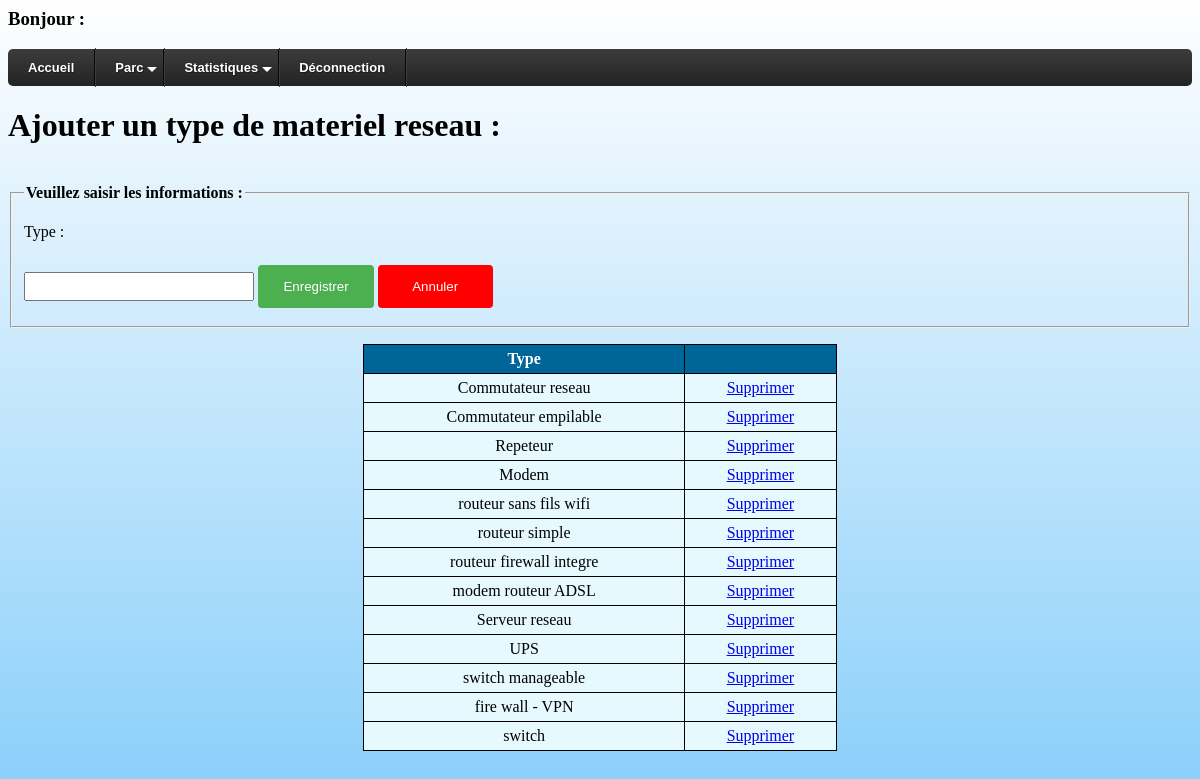
Screenshot of /ajouter/type/type_materielres.php with the database file from the repository.
### tables this page shows
CREATE TABLE `type_materielres` (
  `id` int(22) NOT NULL,
  `type` text NOT NULL
);

### ajouter/type/type_materielres.php (the view, shortened to what this page needs)
<?php
$req = "select * from type_materielres order by id";
$rs=mysql_query($req);
echo"<h3>Bonjour : ".$_SESSION["login"]."</h3>";
?>
<!DOCTYPE html>
<html lang=''>
<head>
   <link rel="stylesheet" href="../../css/styles1.css">
</head>
<body>
  <div id='cssmenu'>
  <ul>
    <li><a href='../../home.php'><span>Accueil</span></a></li>
     <li class='active has-sub'><a href='#'><span>Parc</span></a>
           </li>
     <li class='active has-sub'><a href='#'><span>Statistiques</span></a>
     </li>
     <li class='last'><a href='deco.php'><span>Déconnection</span></a></li>
  </ul>
  </div>
<h1 align="">Ajouter un type de materiel reseau :</h1><br />
<form method="post" action="">
                     <fieldset>
                       <legend><strong>Veuillez saisir les informations : </strong></legend>
                     <p>Type :</p>
                     <input type="text" name="type">
                     <input name="enregistrer" type="submit" value="Enregistrer">
                     <a href="../ajouter_materielres.php">
                         <input type="button" value="Annuler">
                     </a>
                 </fieldset>
      </form>
      <table class="tab" border="1" width="40%" align="center">
         <tr><th>Type</th>
         <th></th></tr>
         <?php while($ET=mysql_fetch_assoc($rs)) { ?>
         <tr>
           <td><?php echo($ET['type'])?></td>
             <td><a href="type_materielres.php?delid=<?php echo($ET['id'])?>">Supprimer</a></td>
         </tr>
         <?php } ?>
      </table>
    </body>
</html>

### css/styles1.css (style rules this page uses)
input[type=submit] { width: 10%; background-color: #4CAF50; color: white; padding: 14px 20px; margin: 8px 0; border: none; border-radius: 4px; cursor: pointer; }
input[type=text] , input[type=email] , input[type=date] { width: 20%; padding: 5px; box-sizing: border-box; }
input[type=button] { width: 10%; background-color: #FF0000; color: white; padding: 14px 20px; margin: 8px 0; border: none; border-radius: 4px; cursor: pointer; }
body { background-repeat: no-repeat; background-image: url(img/background.jpg); background-attachment: fixed; background-size: cover; height: 100%; }
#cssmenu, #cssmenu ul, #cssmenu li, #cssmenu a { border: none; line-height: 1; margin: 0; padding: 0; }
#cssmenu { height: 37px; display: block; border-radius: 5px; width: auto; border-color: #080808; margin: 0; padding: 0; }
#cssmenu > ul { list-style: inside none; margin: 0; padding: 0; }
#cssmenu > ul > li { list-style: inside none; float: left; display: inline-block; position: relative; margin: 0; padding: 0; }
#cssmenu > ul > li > a { outline: none; display: block; position: relative; text-align: center; text-decoration: none; text-shadow: 1px 1px 0 rgba(0, 0, 0, 0.4); font-weight: 700; font-size: 13px; font-family: Arial, Helvetica, sans-serif; border-right: 1px solid #080808; color: #ffffff; padding: 12px 20px; }
#cssmenu > ul > li:first-child > a { border-radius: 5px 0 0 5px; }
#cssmenu > ul > li > a:after { content: ""; position: absolute; border-right: 1px solid; top: -1px; bottom: -1px; right: -2px; z-index: 99; border-color: #3c3c3c; }
#cssmenu > ul > li.has-sub > a:before { content: ""; position: absolute; top: 18px; right: 6px; border: 5px solid transparent; border-top: 5px solid #ffffff; }
#cssmenu, #cssmenu ul ul > li:hover > a, #cssmenu ul ul li a:hover { background: #3c3c3c; background: -moz-linear-gradient(top, #3c3c3c 0%, #222222 100%); background: -webkit-gradient(linear, left top, left bottom, color-stop(0%, #3c3c3c), color-stop(100%, #222222)); background: -webkit-linear-gradient(top, #3c3c3c 0%, #222222 100%); background: -o-linear-gradient(top, #3c3c3c 0%, #222222 100%); background: -ms-linear-gradient(top, #3c3c3c 0%, #222222 100%); background: linear-gradient(top, #3c3c3c 0%, #222222 100%); }
.tab { border: 1.5px solid black; border-collapse: collapse; background-color: #e6f9ff; }
.tab th, .tab td { padding: 5px; text-align: center; }
th, td { padding: 10px; }
th { background-color: #006699; color: white; }

### rows the page displays
type_materielres: type "Commutateur reseau"
type_materielres: type "Commutateur empilable"
type_materielres: type "Repeteur"
type_materielres: type "Modem"
type_materielres: type "routeur sans fils wifi"
type_materielres: type "routeur simple"
type_materielres: type "routeur firewall integre"
type_materielres: type "modem routeur ADSL"
type_materielres: type "Serveur reseau"
type_materielres: type "UPS"
type_materielres: type "switch manageable"
type_materielres: type "fire wall - VPN"
type_materielres: type "switch"
